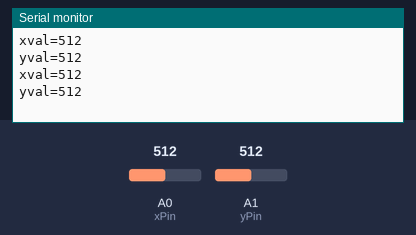
This sketch was run on a simulated Arduino Uno, built with avr-gcc and run on an emulated ATmega328P. Shown: the last lines printed to the serial monitor. The test bench sets the inputs (shaded band); at power-on: A0 (xPin) = 512, A1 (yPin) = 512.

Above: at 2.8 s.
2.9 s: A0 (xPin) set to 716
At 4.5 s:
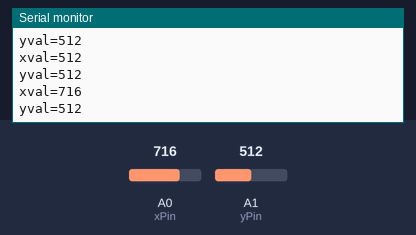
5.6 s: A1 (yPin) set to 716
At 7.2 s:
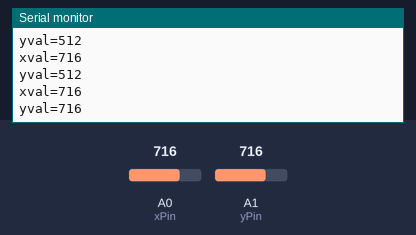
8.3 s: A0 (xPin) set to 900
At 10.8 s:
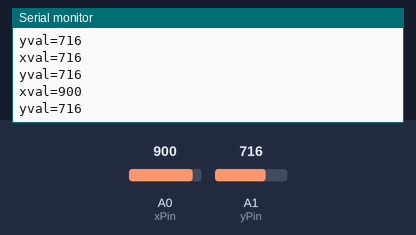
11.0 s: A1 (yPin) set to 900
At 13.0 s:
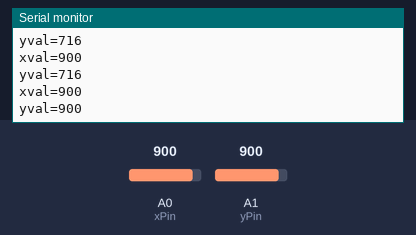
Timing chart, 0 to 14.5 s (numbered marks = the images above; inputs shaded):
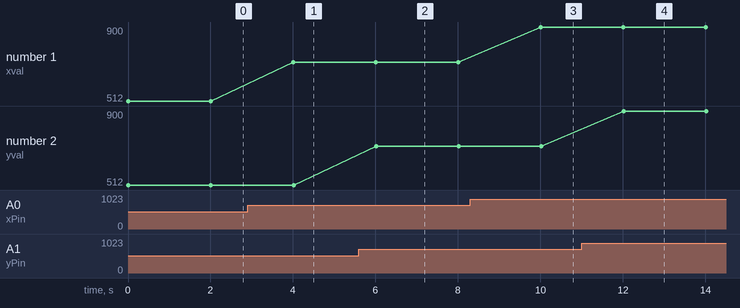

Measured:
- after the input at 2.9 s, the serial monitor: prints a new line after 1.1 s (image 1)
- after the input at 5.6 s, the serial monitor: prints a new line after 0.41 s (image 2)
- after the input at 8.3 s, the serial monitor: prints a new line after 1.7 s (image 3)
- after the input at 11.0 s, the serial monitor: prints a new line after 1.0 s (image 4)
- plotted number 1: 512 → 716 after the input at 2.9 s, 716 → 900 after the input at 8.3 s

The sketch:

adxl335interface.ino
```cpp
int xPin=0;//Connect x pin of adxl335 to pin A0
int yPin=1;//Connect y pin of adxl335 to pin A1

void setup()
{
  Serial.begin(9600);//Initialise the serial connection
}

void loop()
{
  int xval=analogRead(xPin);
  int yval=analogRead(yPin);


  Serial.print("xval=");
  Serial.println(xval);//Use xval to determine threshold for different directions

  Serial.print("yval=");
  Serial.println(yval); //Use yval to determine threshold for different directions

  delay(2000); //used to display values after 2s delay

  Serial.print("\n");//print after 2s in a new line
}
```
